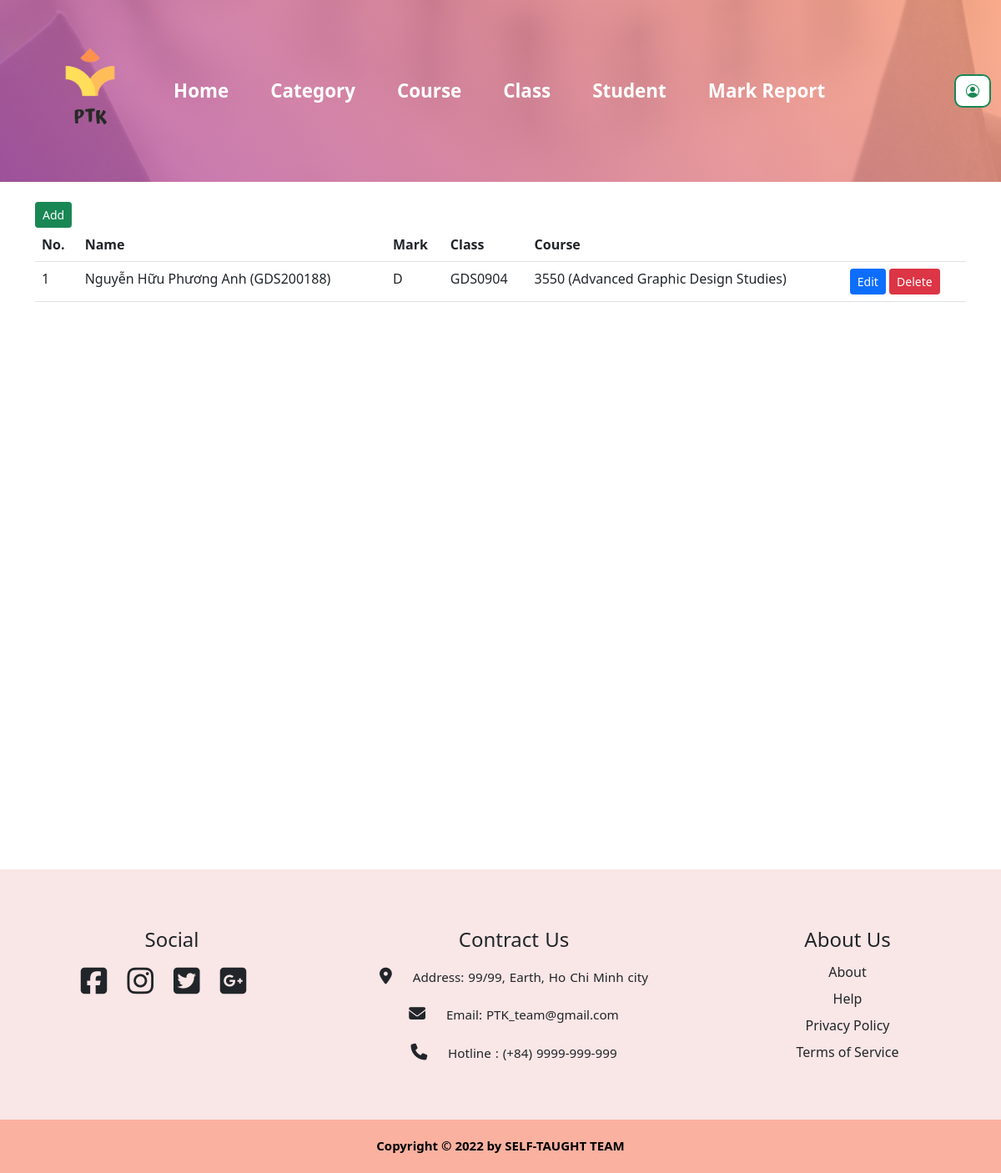
/student/result/, run on an earlier commit of the app's database.
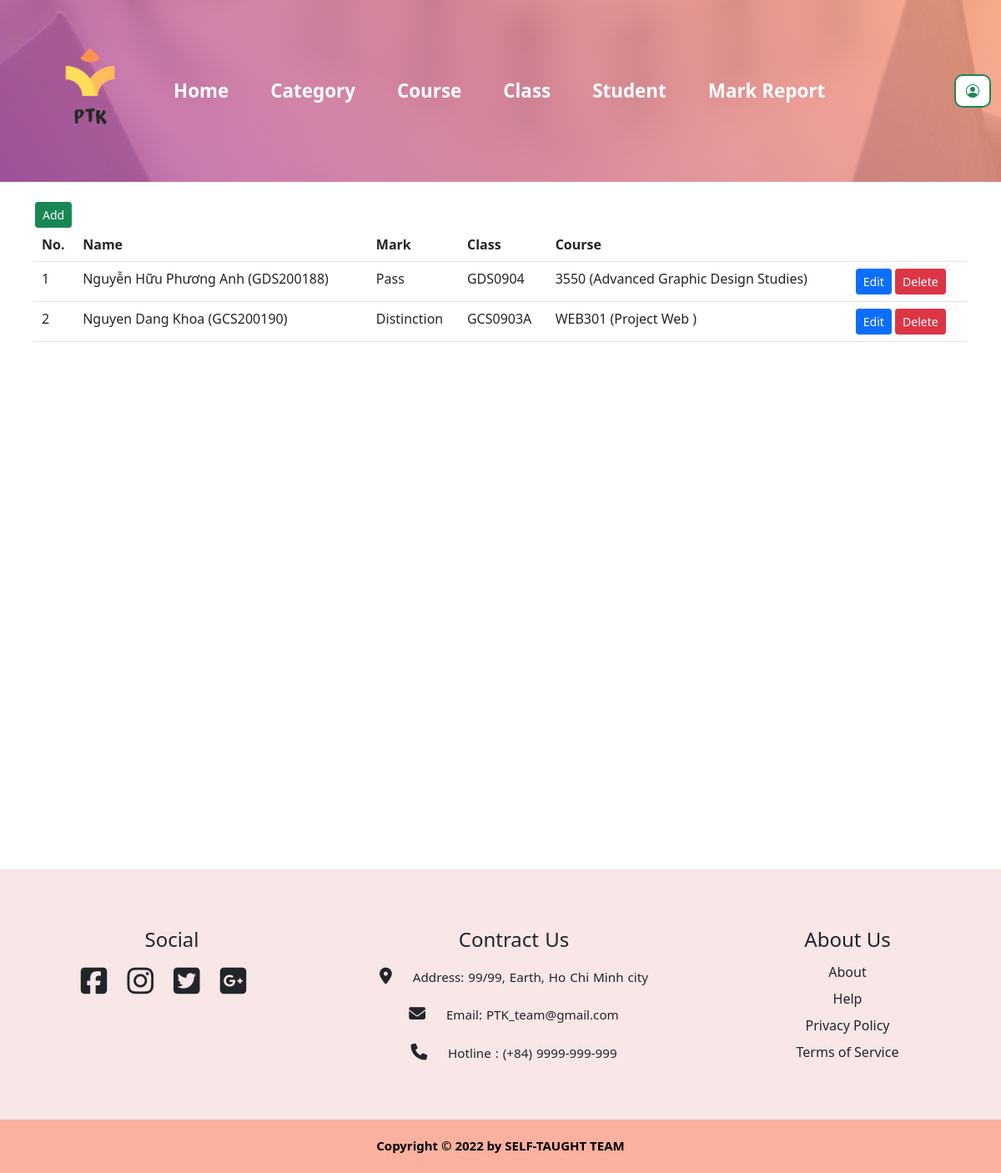
And on a later commit of the database.
### student/models.py (models this page shows, shortened)
class Result(models.Model):
    student = models.ForeignKey(Student, on_delete=models.CASCADE)
    mark = models.CharField(max_length=20)
    course = models.ForeignKey(Course, on_delete=models.CASCADE)
    classroom = models.ForeignKey(ClassRoom, on_delete=models.CASCADE)

class Student(models.Model):
    student_code = models.CharField(max_length=10)
    name = models.CharField(max_length=30)
    address = models.TextField(max_length=30)
    email = models.EmailField(max_length=30)
    dob = models.CharField(max_length=11)
    course = models.ForeignKey(Course, on_delete=models.CASCADE)
    classroom = models.ForeignKey(ClassRoom, on_delete=models.CASCADE)
    def __str__(self):
        return self.name + " (" + self.student_code + ")"

### course/models.py (models this page shows)
class ClassRoom(models.Model):
    name = models.CharField(max_length=50)
    category = models.ForeignKey(Category, on_delete=models.CASCADE)
    def __str__(self):
        return self.name

class Course(models.Model):
    code = models.CharField(max_length=10)
    description = models.TextField()
    name_en = models.CharField(max_length=250)
    name_vi = models.CharField(max_length=250)
    credit = models.IntegerField()
    hour = models.IntegerField()
    category = models.ForeignKey(Category, on_delete=models.CASCADE)
    def __str__(self):
        return self.code + " (" + self.name_en + ")"

### student/views.py (the view)
# urls.py: path("result/", views.result_index),
def result_index(request):
    results = Result.objects.all()
    context = {
        "results": results,
    }
    return render(request, "student/result/result_index.html", context)

### student/templates/student/result/result_index.html
{% extends 'base.html' %}
{% load static %}
{% block content %}
<link rel="stylesheet" href="{% static 'css/style.css' %}">
<a href="add" class="btn btn-sm btn-success">Add</a>
<table class="table">
    <tr>
        <th>No. </th>
        <th>Name</th>
        <th>Mark</th>
        <th>Class</th>
        <th>Course</th>
        <th></th>
    </tr>
    {% for item in results %}
    <tr>
        <td>{{forloop.counter}}</td>
        <td>{{item.student}}</td>
        <td>{{item.mark}}</td>
        <td>{{item.classroom}}</td>
        <td>{{item.course}}</td>
        <td>
            <a href="edit/{{item.id}}" class="btn btn-sm btn-primary">Edit</a>
            <a href="delete/{{item.id}}" class="btn btn-sm btn-danger">Delete</a>
        </td>
    </tr>
    {% endfor %}
</table>
{% endblock content %}

### projectweb/templates/base.html (shortened to what this page needs)
{% load static %}
<!DOCTYPE html>
<html lang="en">
<head>
    <link href="https://cdn.jsdelivr.net/npm/bootstrap@5.1.3/dist/css/bootstrap.min.css" rel="stylesheet"
>
    <link rel="stylesheet" href="https://cdn.jsdelivr.net/npm/bootstrap-icons@1.8.1/font/bootstrap-icons.css">
</head>
<body>
    <nav class="navbar navbar-expand-lg navbar-light bg">
        <div class="container-fluid">
            <a href="../../home/">
                <img src="{% static 'img/PTK.png' %}" alt="" class="logo">
            </a>
            <div class="collapse navbar-collapse" id="navbarSupportedContent">
                <ul class="navbar-nav me-auto mb-2 mb-lg-0 main-nav">
                    <li class="nav-item">
                        <a href="../../home">Home</a>
                    </li>
                    <li class="nav-item">
                        <a href="../../course/category">Category</a>
                    </li>
                    <li class="nav-item">
                        <a href="../../course/course">Course</a>
                    </li>
                    <li class="nav-item">
                        <a href="../../course/classroom">Class</a>
                    </li>
                    <li class="nav-item">
                        <a href="../../student/student">Student</a>
                    </li>
                    <li class="nav-item">
                        <a href="../../student/result">Mark Report</a>
                    </li>
                </ul>
                <a href=" ../../student/student/login">
                    <button class="btn btn-outline-success bt">
                        <i class="bi bi-person-circle"></i>
                    </button>
                </a>
            </div>
        </div>
    </nav>
    <div class="container mt-4 content">
        {% block content %}{% endblock%}
    </div>
    <section class="contract_section">
        <div class="foot_contain">
            <div class="box1">
                <ul class="social_icons">
                    <h4>Social</h4>
                    <li>
                        <i class="fa fa-facebook-square"></i>
                    </li>
                    <li>
                        <i class="fa fa-instagram"></i>
                    </li>
                    <li>
                        <i class="fa fa-twitter-square"></i>
                    </li>
                    <li>
                        <i class="fa fa-google-plus-square"></i>
                    </li>
                </ul>
            </div>
            <div class="box2">
                <ul class="information">
                    <h4>Contract Us</h4>
                    <li>
                        <i class="fa fa-map-marker-alt small_icon"></i> Address: 99/99, Earth, Ho Chi Minh city
                    </li>
                    <li>
                        <i class="fa fa-envelope small_icon"></i> Email: PTK_team@gmail.com
                    </li>
                    <li>
                        <i class="fa fa-phone small_icon"></i> Hotline : (+84) 9999-999-999
                    </li>
                </ul>
            </div>
            <div class="box3">
                <ul class="about">
                    <h4>About Us</h4>
                    <li>
                        About
                    </li>
                    <li>
                        Help
                    </li>
                    <li>
                        Privacy Policy
                    </li>
                    <li>
                        Terms of Service
                    </li>
                </ul>
            </div>
        </div>
    </section>
    <footer class="footer">
        <p>
            Copyright &copy; 2022 by SELF-TAUGHT TEAM
        </p>
    </footer>
</body>
</html>

### course/static/css/style.css (style rules this page uses)
.logo { width: 200px; margin: 0px 0px 2px -4px; }
.main-nav li a { font-weight: 700; font-size: 140%; text-decoration: none; color: white; }
.main-nav li { margin-right: 50px; }
.bg { background-image: linear-gradient(to right top, rgb(138, 43, 226, 0.8), rgb(255, 160, 122, 0.8)), url("../img/background.jpg"); background-size: cover; background-position: center; background-attachment: fixed; }
.bt { border-width: 2px; background-color: white; border-radius: 10px; }
.foot_contain { display: flex; }
.box1, .box2, .box3 { flex: 25%; }
.contract_section { background-color: #F9E6E6; height: 300px; }
h4 { padding-top: 50px; }
.about { list-style: none; padding-top: 20px; line-height: 200%; font-weight: 500; text-align: center; }
.information { list-style: none; padding-top: 20px; line-height: 300%; word-spacing: 1px; font-size: 95%; font-weight: 500; }
.information li { text-align: center; }
.information h4 { text-align: center; }
.small_icon { font-size: 130%; margin-right: 20px; }
.social_icons { list-style: none; margin-top: 20px; margin-right: 20px; text-align: center; }
.social_icons li { display: inline-block; font-size: 225%; margin-right: 20px; cursor: pointer; }
.social_icons li i { transition: all 0.5s; }
.social_icons h4 { text-align: center; }
.content { height: 100vh; }
.footer { text-align: center; background-color: #fab1a0; color: black; padding-top: 20px; padding-bottom: 5px; font-weight: bold; font-size: 15px; }

What changed in the data, as far as the page shows it:
changed Result "Nguyễn Hữu Phương Anh (GDS200188)": mark "D" → "Pass"
added Result: student "Nguyen Dang Khoa (GCS200190)", mark "Distinction", classroom "GCS0903A", course "WEB301 (Project Web )"
